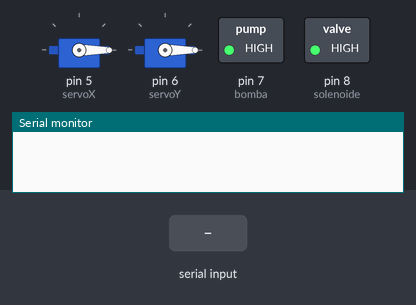
Bench run of a sketch on a simulated Arduino Uno, built with avr-gcc and run on an emulated ATmega328P. Shown: 2 × servo, switched loads named in the sketch (green lamp = pin HIGH), the last lines printed to the serial monitor. The test bench sets the inputs (shaded band).

Above: at 1.2 s.
1.3 s: "200\n" received over Serial
At 2.4 s:
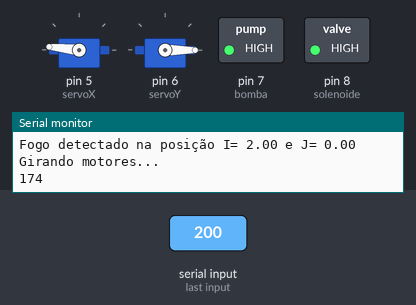
At 3.2 s:
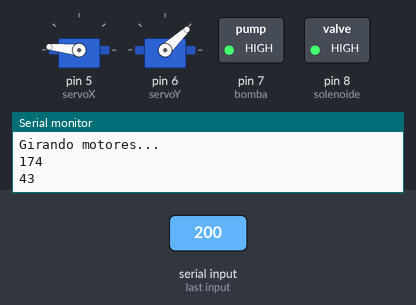
4.3 s: "30,150\n" received over Serial
At 7.0 s:
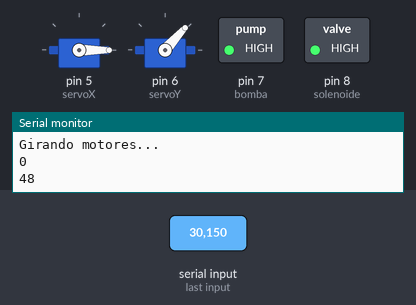
Timing chart, 0 to 9.0 s (numbered marks = the images above; inputs shaded):
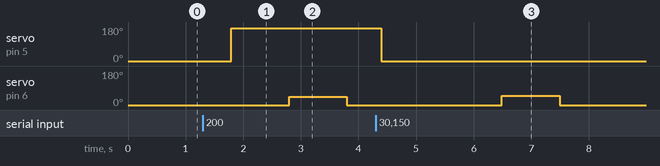

Measured:
- after the input at 1.3 s, servo on pin 5 (servoX): 0° → 174° after 0.49 s; servo on pin 6 (servoY): 0° → 43° after 1.5 s, → 0° 1.0 s later
- after the input at 4.3 s, servo on pin 6 (servoY): 0° → 48° after 2.2 s, → 0° 1.0 s later

The sketch:

bomba_valvula.ino
```cpp
#include <Servo.h>
#include <math.h>

int bomba = 7;       // Relé 1
int solenoide = 8;   // Relé 2

Servo servoX;
Servo servoY;

void setup() {

  Serial.begin(115200);

  // Inicialização dos servos motores
  servoX.attach(5);
  servoX.write(0);
  servoY.attach(6);
  servoY.write(0);

  // Inicialização da bomba e válvula
  pinMode(bomba, OUTPUT);
  pinMode(solenoide, OUTPUT);
  digitalWrite(bomba, HIGH);     // Desliga bomba
  digitalWrite(solenoide, HIGH);   // Desliga válvula

}

double mapAngle1(double linhas, double colunas){
  if (colunas == 0)
    return 1.57;
  double ang = atan(linhas/(colunas));
  if(ang < 0)
    return ang + M_PI; // Ensure the angle is positive
  return ang;
}

float iterativeAngle(double v, double L, double C, double g, double h){

  float ang = 0.001, angmin = 0.001;
  float value1 = sqrt(L * L + C * C) * g/v;
  float value2 = cos(ang) * (-v * sin(ang) + sqrt(v * v * sin(ang) * sin(ang) + 2 * g * h));
  float min = 0.1;

  for(ang = 0.001; ang <= 1.570; ang += 0.001){
    if(value1 - (cos(ang) * (-v * sin(ang) + sqrt(v * v * sin(ang) * sin(ang) + 2 * g * h))) < min &&
    value1 - (cos(ang) * (-v * sin(ang) + sqrt(v * v * sin(ang) * sin(ang) + 2 * g * h))) > -min){
      angmin = ang;
      min = value1 - (cos(ang) * (-v * sin(ang) + sqrt(v * v * sin(ang) * sin(ang) + 2 * g * h)));
    }
  }
  return angmin;
}

void loop() {

  if (Serial.available()) { // Verifica se há dados enviados pelo ESP -> FOGO DETECTADO
    String dados = Serial.readStringUntil('\n');
    int entradaIJ = dados.toInt(); // Recebe o valor inteiro enviado pelo ESP
    double focoJ = entradaIJ%100;
    double focoI = entradaIJ/100;

    Serial.println("Fogo detectado na posição I= " + String(focoI) + " e J= " + String(focoJ));

    double v = 1.7, L = (focoI/24) * 0.315 ,C = (focoJ - 16)/16 * 0.26, g = 9.81, h = 0.5;

    double angle = iterativeAngle(v, L, C, g, h);
    int angulo = (int)(angle * (180.0 / M_PI + 0.5));
    int angulo2 = (int)(mapAngle1(focoI, focoJ - 16) * (180.0 / M_PI + 0.5));

    // Gira os servos até a posição do fogo
    Serial.println("Girando motores...");

    Serial.println(angulo2);
    servoX.write(angulo2);
    delay(1000);

    Serial.println(angulo);
    servoY.write(angulo);
    delay(1000);

    // Ativa bomba e válvula por 1,5 segundos
    /*digitalWrite(bomba, LOW);
    digitalWrite(solenoide, LOW);
    delay(5000);

    digitalWrite(bomba, HIGH);
    digitalWrite(solenoide, HIGH);
    delay(5000);*/

    // Retorna os servos para as posições 0
    servoY.write(0);
    delay(600);
    servoX.write(0);
    delay(600);

  }
}
```
